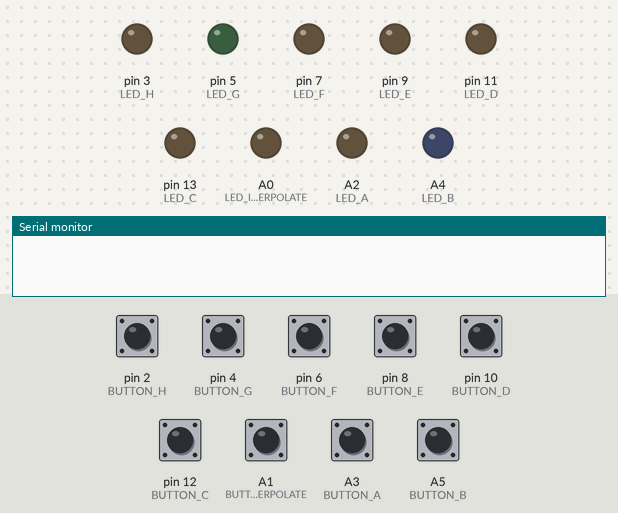
Bench run of a sketch on a simulated Arduino Uno, built with avr-gcc and run on an emulated ATmega328P. Parts: output pins drawn as LEDs (lit = HIGH), the last lines printed to the serial monitor. The test bench sets the inputs (shaded band); at power-on: A1 (BUTTON_INTERPOLATE), A3 (BUTTON_A), A5 (BUTTON_B), pin 2 (BUTTON_H), pin 4 (BUTTON_G), pin 6 (BUTTON_F), pin 8 (BUTTON_E), pin 10 (BUTTON_D), pin 12 (BUTTON_C) LOW.

Above: at 2.2 s.
2.3 s: pin 2 (BUTTON_H) pulled HIGH for 0.15 s
At 3.5 s:
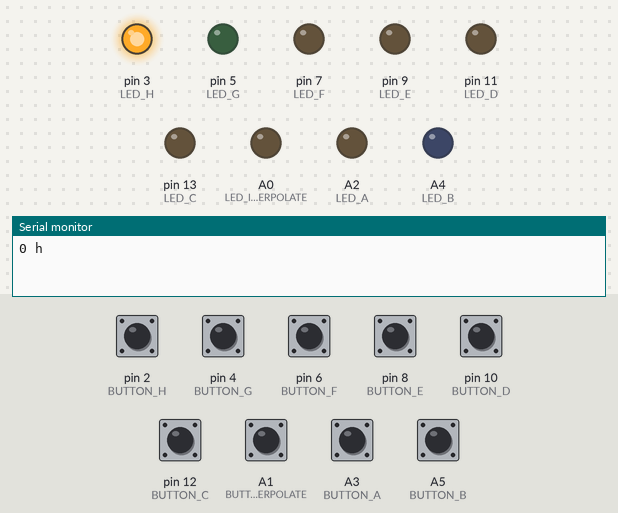
3.9 s: pin 4 (BUTTON_G) pulled HIGH for 0.15 s
At 4.9 s:
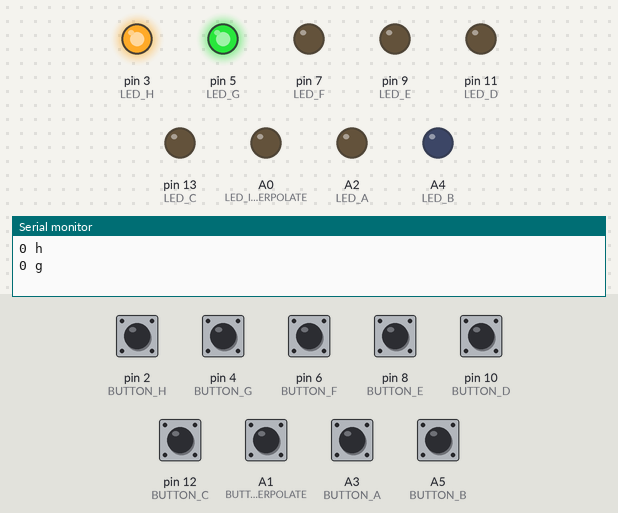
5.5 s: pin 6 (BUTTON_F) pulled HIGH for 0.15 s
At 6.1 s:
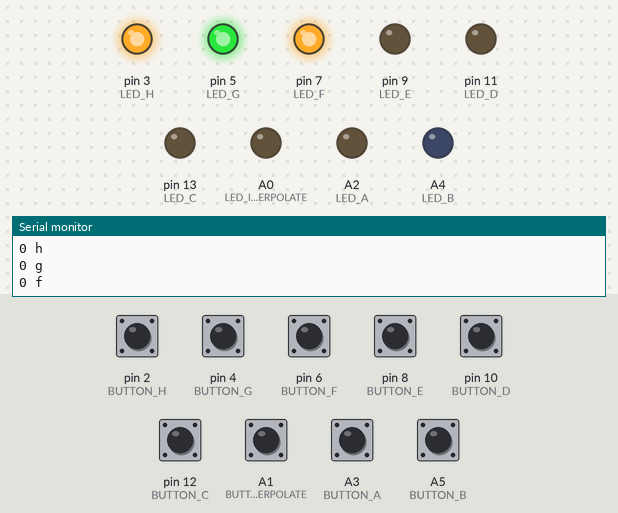
7.1 s: pin 8 (BUTTON_E) pulled HIGH for 0.15 s
At 8.3 s:
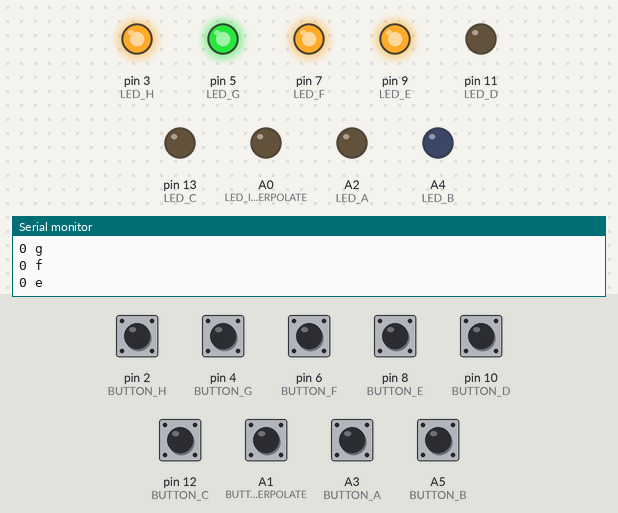
8.7 s: pin 10 (BUTTON_D) pulled HIGH for 0.15 s
At 9.7 s:
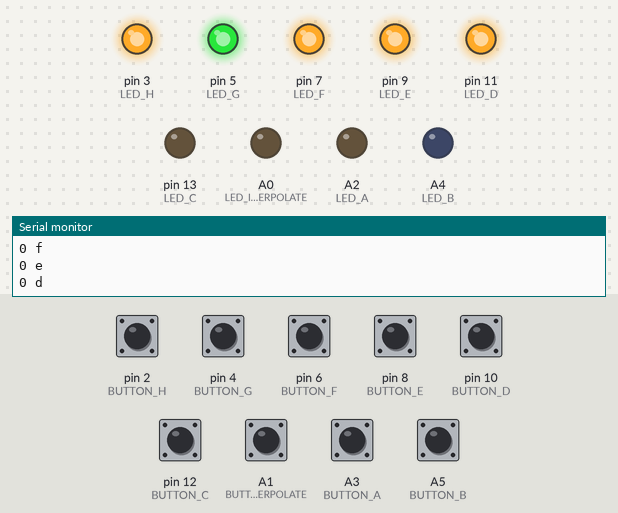
10.3 s: pin 12 (BUTTON_C) pulled HIGH for 0.15 s
At 11.0 s:
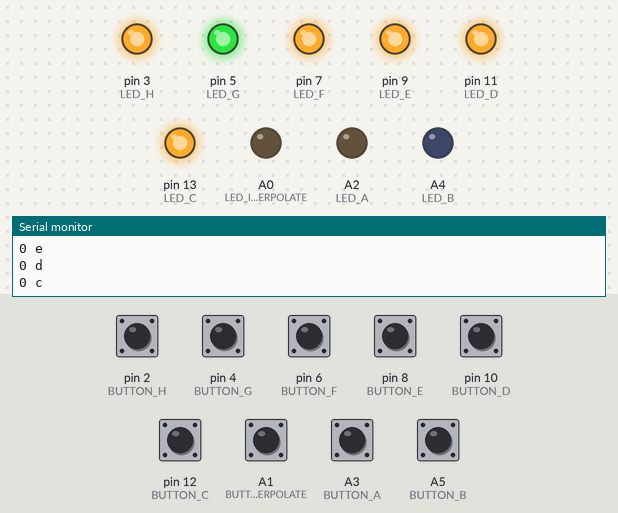
Timing chart, 0 to 12.9 s (numbered marks = the images above; inputs shaded):
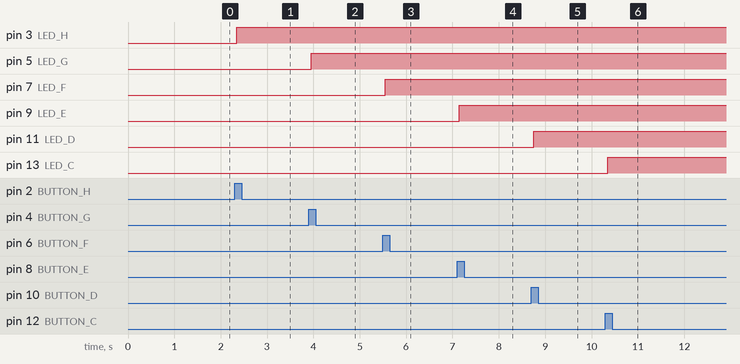

The sketch:

Arduino_Button_Controller_Nov_29_ckpt.ino
```cpp
/*
   Button to Serial

   If seed button is pressed, play seed, record selection, and send seed selection over serial
   If interpolate button is pressed, send all seed selections over serial
   Make sure button is debounced
*/

// buttons
#define BUTTON_INTERPOLATE A1
#define BUTTON_A A3
#define BUTTON_B A5
#define BUTTON_C 12
#define BUTTON_D 10
#define BUTTON_E 8
#define BUTTON_F 6
#define BUTTON_G 4
#define BUTTON_H 2

// status LEDs
#define LED_INTERPOLATE A0
#define LED_A A2
#define LED_B A4
#define LED_C 13
#define LED_D 11
#define LED_E 9
#define LED_F 7
#define LED_G 5
#define LED_H 3

// state variables
// the current state of the output pin
int selectionStateInterpolate = LOW;
int selectionStateA = LOW;
int selectionStateB = LOW;
int selectionStateC = LOW;
int selectionStateD = LOW;
int selectionStateE = LOW;
int selectionStateF = LOW;
int selectionStateG = LOW;
int selectionStateH = LOW;

// the current reading from the input pin
int buttonStateInterpolate = LOW;
int buttonStateA = LOW;
int buttonStateB = LOW;
int buttonStateC = LOW;
int buttonStateD = LOW;
int buttonStateE = LOW;
int buttonStateF = LOW;
int buttonStateG = LOW;
int buttonStateH = LOW;

// the previous reading from the input pin
int lastButtonStateInterpolate = LOW;
int lastButtonStateA = LOW;
int lastButtonStateB = LOW;
int lastButtonStateC = LOW;
int lastButtonStateD = LOW;
int lastButtonStateE = LOW;
int lastButtonStateF = LOW;
int lastButtonStateG = LOW;
int lastButtonStateH = LOW;

// the following variables are unsigned longs because the time, measured in
// milliseconds, will quickly become a bigger number than can be stored in an int.
unsigned long lastDebounceTime = 0;  // the last time the output pin was toggled
unsigned long debounceDelay = 50;    // the debounce time; increase if the output flickers

void setup() {
  Serial.begin(115200);

  pinMode(BUTTON_INTERPOLATE, INPUT);
  pinMode(BUTTON_A, INPUT);
  pinMode(BUTTON_B, INPUT);
  pinMode(BUTTON_C, INPUT);
  pinMode(BUTTON_D, INPUT);
  pinMode(BUTTON_E, INPUT);
  pinMode(BUTTON_F, INPUT);
  pinMode(BUTTON_G, INPUT);
  pinMode(BUTTON_H, INPUT);

  pinMode(LED_INTERPOLATE, OUTPUT);
  pinMode(LED_A, OUTPUT);
  pinMode(LED_B, OUTPUT);
  pinMode(LED_C, OUTPUT);
  pinMode(LED_D, OUTPUT);
  pinMode(LED_E, OUTPUT);
  pinMode(LED_F, OUTPUT);
  pinMode(LED_G, OUTPUT);
  pinMode(LED_H, OUTPUT);

  // set initial LED state
  digitalWrite(LED_INTERPOLATE, selectionStateInterpolate);
  digitalWrite(LED_A, selectionStateA);
  digitalWrite(LED_B, selectionStateB);
  digitalWrite(LED_C, selectionStateC);
  digitalWrite(LED_D, selectionStateD);
  digitalWrite(LED_E, selectionStateE);
  digitalWrite(LED_F, selectionStateF);
  digitalWrite(LED_G, selectionStateG);
  digitalWrite(LED_H, selectionStateH);

  debounced_seed_selection(BUTTON_A, LED_A, selectionStateA, buttonStateA, lastButtonStateA, 'a');
  debounced_seed_selection(BUTTON_B, LED_B, selectionStateB, buttonStateB, lastButtonStateB, 'b');
  debounced_seed_selection(BUTTON_C, LED_C, selectionStateC, buttonStateC, lastButtonStateC, 'c');
  debounced_seed_selection(BUTTON_D, LED_D, selectionStateD, buttonStateD, lastButtonStateD, 'd');
  debounced_seed_selection(BUTTON_E, LED_E, selectionStateE, buttonStateE, lastButtonStateE, 'e');
  debounced_seed_selection(BUTTON_F, LED_F, selectionStateF, buttonStateF, lastButtonStateF, 'f');
  debounced_seed_selection(BUTTON_G, LED_G, selectionStateG, buttonStateG, lastButtonStateG, 'g');
  debounced_seed_selection(BUTTON_H, LED_H, selectionStateH, buttonStateH, lastButtonStateH, 'h');
  delay(1000);
}

void debounced_seed_selection(int buttonPin, int ledPin, int &selectionState, int &buttonState, int &lastButtonState, char c) {
  // read the state of the switch into a local variable:
  int reading = digitalRead(buttonPin);

  // check to see if you just pressed the button
  // (i.e. the input went from LOW to HIGH), and you've waited long enough
  // since the last press to ignore any noise:

  // If the switch changed, due to noise or pressing:
  if (reading != lastButtonState) {
    // reset the debouncing timer
    lastDebounceTime = millis();
  }

  if ((millis() - lastDebounceTime) > debounceDelay) {
    // whatever the reading is at, it's been there for longer than the debounce
    // delay, so take it as the actual current state:

    // if the button state has changed:
    if (reading != buttonState) {
      buttonState = reading;

      // only toggle selection state if the new button state is HIGH
      if (buttonState == HIGH) {
        selectionState = !selectionState;


        // only send request if new selection state is HIGH
        if (selectionState == HIGH) {
          Serial.print("0 ");
          Serial.println(c);
          // wait for song to end
          // delay(4000);
        }
      }
    }
  }

  // save the reading. Next time through the loop, it'll be the lastButtonState:
  lastButtonState = reading;

  // set status led
  digitalWrite(ledPin, selectionState);
}


void debounced_interpolation_selection(int buttonPin, int ledPin, int &selectionState, int &buttonState, int &lastButtonState) {
  // read the state of the switch into a local variable:
  int reading = digitalRead(buttonPin);

  // check to see if you just pressed the button
  // (i.e. the input went from LOW to HIGH), and you've waited long enough
  // since the last press to ignore any noise:

  // If the switch changed, due to noise or pressing:
  if (reading != lastButtonState) {
    // reset the debouncing timer
    lastDebounceTime = millis();
  }

  if ((millis() - lastDebounceTime) > debounceDelay) {
    // whatever the reading is at, it's been there for longer than the debounce
    // delay, so take it as the actual current state:

    // if the button state has changed:
    if (reading != buttonState) {
      buttonState = reading;

      // only toggle selection state if the new button state is HIGH
      if (buttonState == HIGH) {

        // set status led
        digitalWrite(ledPin, HIGH);

        // create request message
        String request = String("1 ");
        if (selectionStateA == HIGH) {
          request += String("a ");
        }
        if (selectionStateB == HIGH) {
          request += String("b ");
        }
        if (selectionStateC == HIGH) {
          request += String("c ");
        }
        if (selectionStateD == HIGH) {
          request += String("d ");
        }
        if (selectionStateE == HIGH) {
          request += String("e ");
        }
        if (selectionStateF == HIGH) {
          request += String("f ");
        }
        if (selectionStateG == HIGH) {
          request += String("g ");
        }
        if (selectionStateH == HIGH) {
          request += String("h ");
        }

        if (request.length() >= 6) {
          // is valid interpolation request: has at least two selected seeds
          request += String("\n");
          Serial.print(request);
          // wait for song to end
          //delay(50000);
          delay(1000);
        }

        // set status led
        digitalWrite(ledPin, LOW);
      }
    }
  }
  // save the reading. Next time through the loop, it'll be the lastButtonState:
  lastButtonState = reading;
}


void loop() {
  /* debounce button press
    set status LED
    send selection over serial
  */
  debounced_interpolation_selection(BUTTON_INTERPOLATE, LED_INTERPOLATE, selectionStateInterpolate, buttonStateInterpolate, lastButtonStateInterpolate);
  debounced_seed_selection(BUTTON_A, LED_A, selectionStateA, buttonStateA, lastButtonStateA, 'a');
  debounced_seed_selection(BUTTON_B, LED_B, selectionStateB, buttonStateB, lastButtonStateB, 'b');
  debounced_seed_selection(BUTTON_C, LED_C, selectionStateC, buttonStateC, lastButtonStateC, 'c');
  debounced_seed_selection(BUTTON_D, LED_D, selectionStateD, buttonStateD, lastButtonStateD, 'd');
  debounced_seed_selection(BUTTON_E, LED_E, selectionStateE, buttonStateE, lastButtonStateE, 'e');
  debounced_seed_selection(BUTTON_F, LED_F, selectionStateF, buttonStateF, lastButtonStateF, 'f');
  debounced_seed_selection(BUTTON_G, LED_G, selectionStateG, buttonStateG, lastButtonStateG, 'g');
  debounced_seed_selection(BUTTON_H, LED_H, selectionStateH, buttonStateH, lastButtonStateH, 'h');
}
```

Measured:
- after the input at 2.3 s, pin 3 (LED_H): LOW → HIGH after 0.05 s
- after the input at 3.9 s, pin 5 (LED_G): LOW → HIGH after 0.05 s
- after the input at 5.5 s, pin 7 (LED_F): LOW → HIGH after 0.05 s
- after the input at 7.1 s, pin 9 (LED_E): LOW → HIGH after 0.05 s
- after the input at 8.7 s, pin 11 (LED_D): LOW → HIGH after 0.05 s
- after the input at 10.3 s, pin 13 (LED_C): LOW → HIGH after 0.05 s
